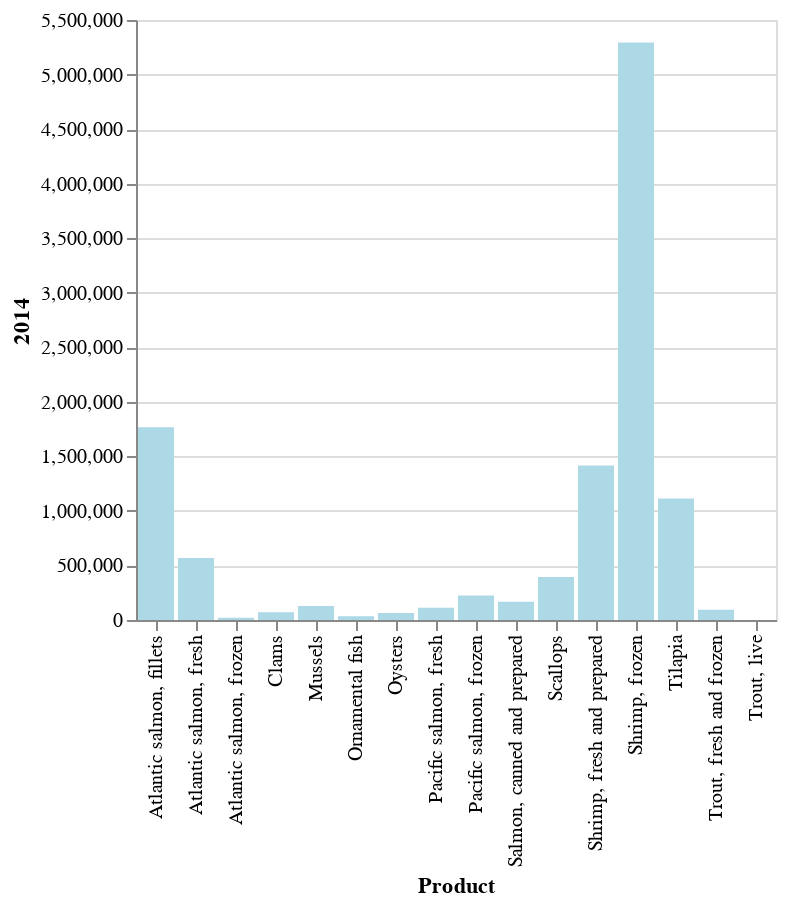

The notebook cell saved with this chart:
### Markdown cell above
Reflecting on the data viz; 
- Do you think we really need this linkage on the data points ? This last plot is not reasonable, and as we noted earlier linking up the data along the x axis doesn't make much sense for this data. 

On that topic, this data would clearly make a good bar chart, and that would be another obvious style of visualisation to use here and would emphasise that the x axis consists of categorical data. Here is some code to make a bar chart:

### Code cell
# This code creates a barchart. It first encodes the 'Product' column to the x-axis
# and the '2014' column to the y-axis. Then, it colours the bars with lightblue
alt.Chart(fish).mark_bar(color='lightblue').encode(
    x='Product',
    y='2014',
)

### Figure 1 — Vega-Lite specification as saved in the notebook (floating-point values rounded to 4 significant figures)
{"config": {"view": {"continuousWidth": 300, "continuousHeight": 300}}, "data": {"name": "data-f541a6179af65bc43b7b60bcdd80dcb9"}, "mark": {"type": "bar", "color": "lightblue"}, "encoding": {"x": {"field": "Product", "type": "nominal"}, "y": {"field": "2014", "type": "quantitative"}}, "$schema": "https://vega.github.io/schema/vega-lite/v5.8.0.json", "datasets": {"data-f541a6179af65bc43b7b60bcdd80dcb9": [{"Product": "Trout, fresh and frozen", "2014": 95010.0, "2015": 104800.0, "2016": 121000.0, "2017": 135200.0, "2018": 164700.0}, {"Product": "Atlantic salmon, fresh", "2014": 568900.0, "2015": 658800.0, "2016": 842600.0, "2017": 948900.0, "2018": 1036000.0}, {"Product": "Pacific salmon, fresh ", "2014": 111500.0, "2015": 69980.0, "2016": 80010.0, "2017": 70730.0, "2018": 90320.0}, {"Product": "Atlantic salmon, frozen", "2014": 21460.0, "2015": 16360.0, "2016": 24230.0, "2017": 22490.0, "2018": 20200.0}, {"Product": "Pacific salmon, frozen ", "2014": 224300.0, "2015": 239000.0, "2016": 246200.0, "2017": 302300.0, "2018": 360700.0}, {"Product": "Atlantic salmon, fillets", "2014": 1767000.0, "2015": 1503000.0, "2016": 1795000.0, "2017": 2160000.0, "2018": 2369000.0}, {"Product": "Salmon, canned and prepared ", "2014": 167800.0, "2015": 175400.0, "2016": 166500.0, "2017": 195400.0, "2018": 198000.0}, {"Product": "Tilapia ", "2014": 1114000.0, "2015": 980700.0, "2016": 754800.0, "2017": 674500.0, "2018": 686900.0}, {"Product": "Shrimp, frozen", "2014": 5293000.0, "2015": 4151000.0, "2016": 4458000.0, "2017": 5064000.0, "2018": 4728000.0}, {"Product": "Shrimp, fresh and prepared ", "2014": 1415000.0, "2015": 1284000.0, "2016": 1246000.0, "2017": 1480000.0, "2018": 1509000.0}, {"Product": "Oysters ", "2014": 64190.0, "2015": 72020.0, "2016": 74460.0, "2017": 77820.0, "2018": 87710.0}, {"Product": "Mussels ", "2014": 128400.0, "2015": 114300.0, "2016": 119900.0, "2017": 121800.0, "2018": 102700.0}, {"Product": "Clams ", "2014": 71340.0, "2015": 71410.0, "2016": 73060.0, "2017": 72420.0, "2018": 79220.0}, {"Product": "Scallops ", "2014": 394400.0, "2015": 350200.0, "2016": 328500.0, "2017": 264500.0, "2018": 243600.0}, {"Product": "Trout, live", "2014": 800.3, "2015": 1054.0, "2016": 1082.0, "2017": 1152.0, "2018": 1635.0}, {"Product": "Ornamental fish", "2014": 33730.0, "2015": 33780.0, "2016": 38790.0, "2017": 40050.0, "2018": 45250.0}]}}
